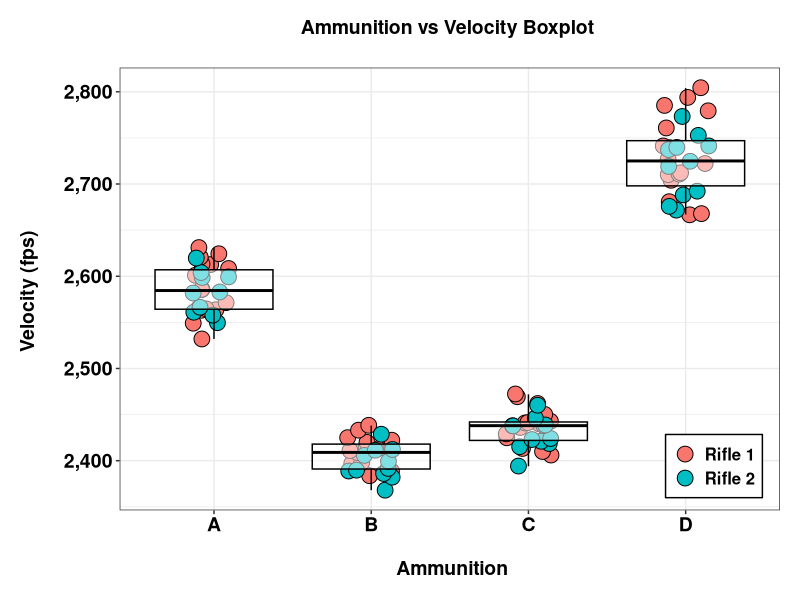
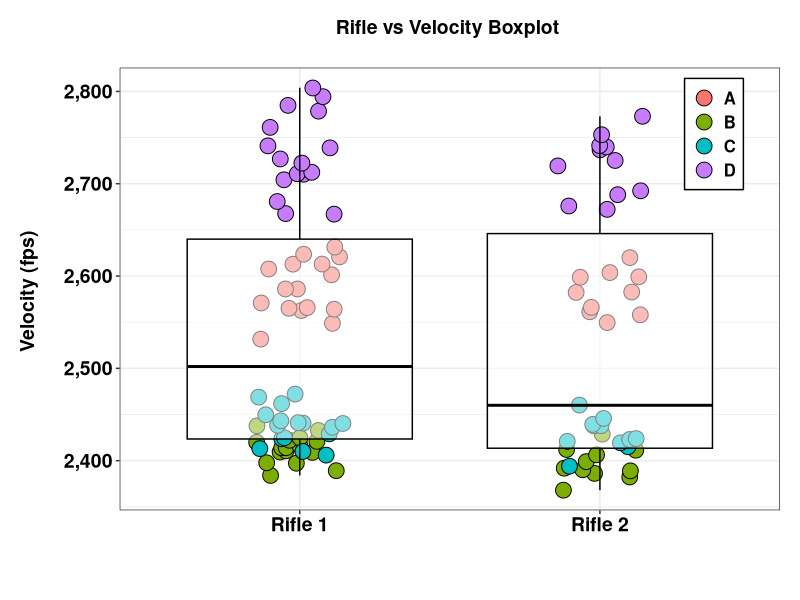
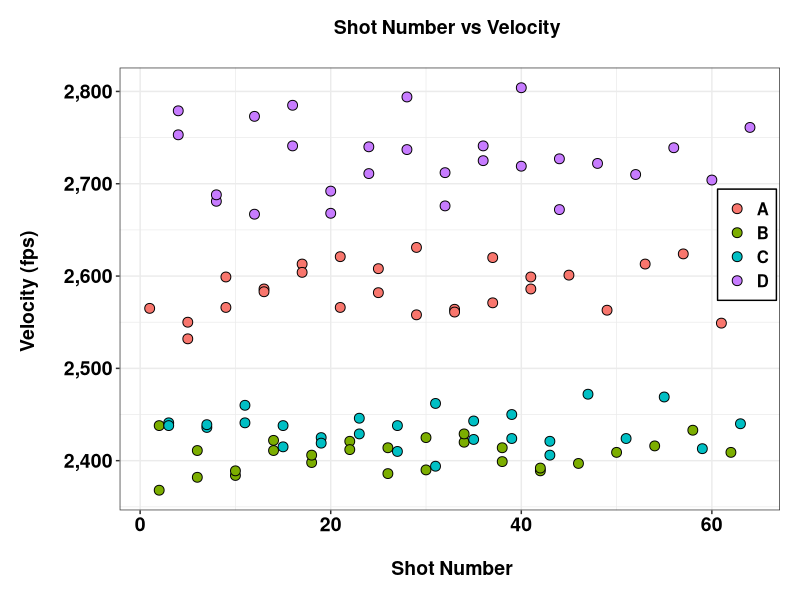
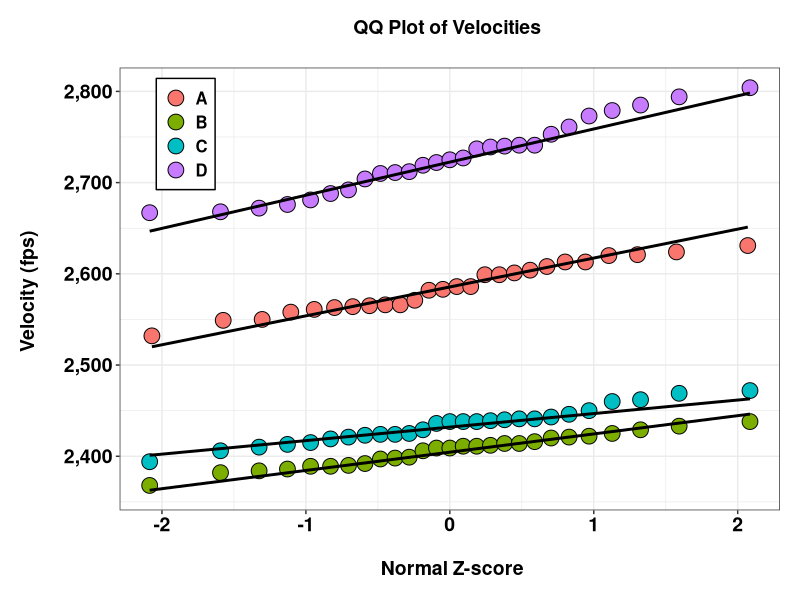
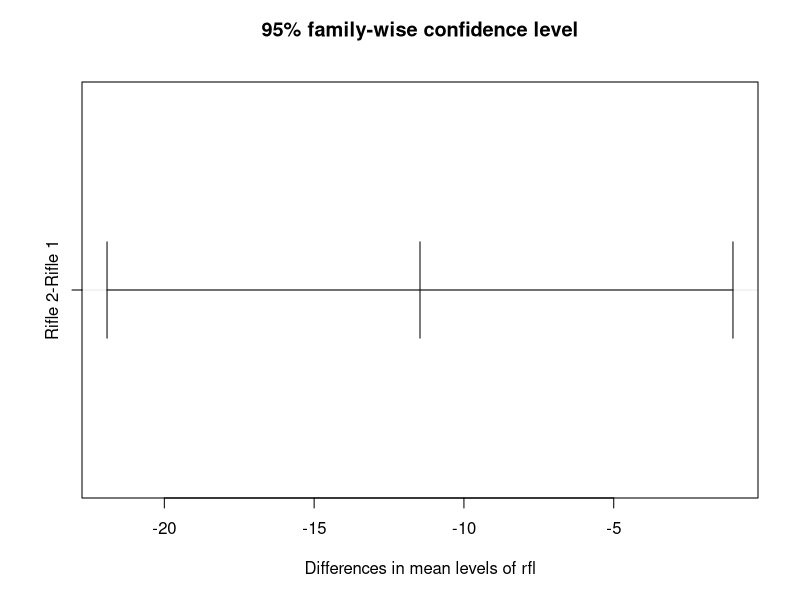
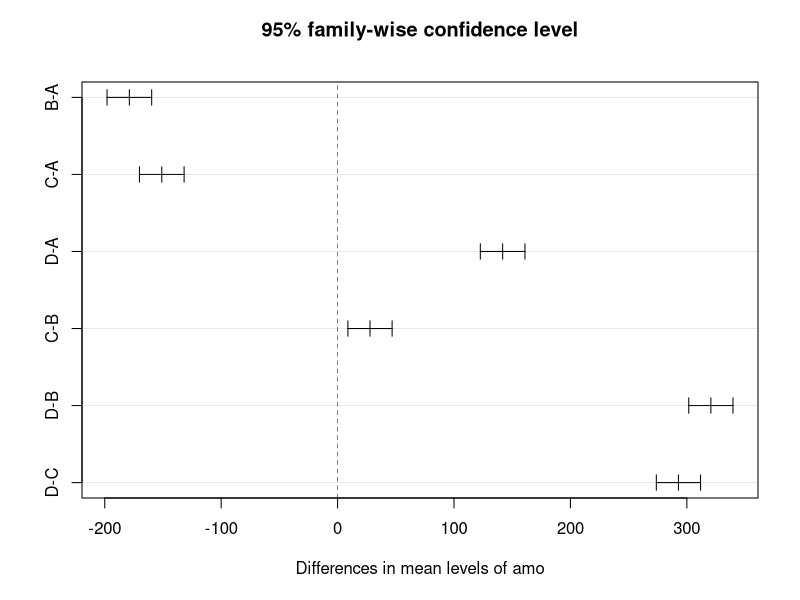

These charts were generated, in order, by the following R code:
library(tidyverse); library(scales)

vel <- read.csv('velocity.csv', header = T)
vel$rfl <- as.factor(vel$rfl)
vel$rfl <- recode(vel$rfl, '1' = 'Rifle 1', '2' = 'Rifle 2')

p <- ggplot(vel, aes(amo, vel)) + 
  geom_jitter(width = .15, shape = 21, 
              aes(fill = rfl), size = 5) +
  geom_boxplot(fill = 'white', color = 'black', alpha = 0.5) +
  scale_y_continuous(label = comma) +
  ggtitle('Ammunition vs Velocity Boxplot \n') +
  xlab('\n Ammunition') +
  ylab('Velocity (fps) \n') +
  theme_bw() +
  theme(
    plot.title = element_text(color = 'black', face = 'bold', 
                              hjust = 0.5, size = 14),
    axis.title = element_text(color = 'black', face = 'bold', 
                              hjust = 0.5, size = 14),
    axis.text = element_text(color = 'black', face = 'bold', 
                              hjust = 0.5, size = 14),
    plot.margin = margin(c(.2,.2,.2,.2), unit = 'in'),
    legend.title = element_blank(),
    legend.text = element_text(color = 'black', face = 'bold', 
                               hjust = 0.5, size = 12),
    legend.background = element_rect(color = 'black'),
    legend.position = c(0.9, 0.1)
  )
print(p)

p2 <- ggplot(vel, aes(rfl, vel)) + 
  geom_jitter(width = .15, shape = 21, 
              aes(fill = amo), size = 5) +
  geom_boxplot(fill = 'white', color = 'black', alpha = 0.5) +
  scale_y_continuous(label = comma) +
  ggtitle('Rifle vs Velocity Boxplot \n') +
  xlab('\n ') +
  ylab('Velocity (fps) \n') +
  theme_bw() +
  theme(
    plot.title = element_text(color = 'black', face = 'bold', 
                              hjust = 0.5, size = 14),
    axis.title = element_text(color = 'black', face = 'bold', 
                              hjust = 0.5, size = 14),
    axis.text = element_text(color = 'black', face = 'bold', 
                             hjust = 0.5, size = 14),
    plot.margin = margin(c(.2,.2,.2,.2), unit = 'in'),
    legend.title = element_blank(),
    legend.text = element_text(color = 'black', face = 'bold', 
                               hjust = 0.5, size = 12),
    legend.background = element_rect(color = 'black'),
    legend.position = c(0.9, 0.85)
  )
print(p2)

p3 <- ggplot(vel, aes(cnt, vel)) + 
  geom_point(shape = 21, 
              aes(fill = amo), size = 3) +
  scale_y_continuous(label = comma) +
  ggtitle('Shot Number vs Velocity \n') +
  xlab('\n Shot Number') +
  ylab('Velocity (fps) \n') +
  theme_bw() +
  theme(
    plot.title = element_text(color = 'black', face = 'bold', 
                              hjust = 0.5, size = 14),
    axis.title = element_text(color = 'black', face = 'bold', 
                              hjust = 0.5, size = 14),
    axis.text = element_text(color = 'black', face = 'bold', 
                             hjust = 0.5, size = 14),
    plot.margin = margin(c(.2,.2,.2,.2), unit = 'in'),
    legend.title = element_blank(),
    legend.text = element_text(color = 'black', face = 'bold', 
                               hjust = 0.5, size = 12),
    legend.background = element_rect(color = 'black'),
    legend.position = c(0.95, 0.6)
  )
print(p3)

p_qq <- ggplot(vel, aes(sample = vel, fill = amo)) + 
  geom_qq(shape = 21, size = 5, col = 'black') + 
  geom_qq_line(size = 1) +
  scale_y_continuous(label = comma) +
  ggtitle('QQ Plot of Velocities \n') +
  xlab('\n Normal Z-score') +
  ylab('Velocity (fps) \n') +
  theme_bw() +
  theme(
    plot.title = element_text(color = 'black', face = 'bold', 
                              hjust = 0.5, size = 14),
    axis.title = element_text(color = 'black', face = 'bold', 
                              hjust = 0.5, size = 14),
    axis.text = element_text(color = 'black', face = 'bold', 
                             hjust = 0.5, size = 14),
    plot.margin = margin(c(.2,.2,.2,.2), unit = 'in'),
    legend.title = element_blank(),
    legend.text = element_text(color = 'black', face = 'bold', 
                               hjust = 0.5, size = 12),
    legend.background = element_rect(color = 'black'),
    legend.position = c(0.1, 0.85)
  )
print(p_qq)

# shapiro wilk test on each factor
do.call("rbind", 
        with(vel, tapply(vel, amo,
                         function(x) unlist(shapiro.test(x)[c("statistic", "p.value")]))))

mod <- aov(vel ~ rfl+amo , data = vel)
# Tukey test HSD
tukey.test <- TukeyHSD(mod)
plot(tukey.test)
marginal <- lsmeans::lsmeans(mod, pairwise ~ amo, adjust = 'tukey')
